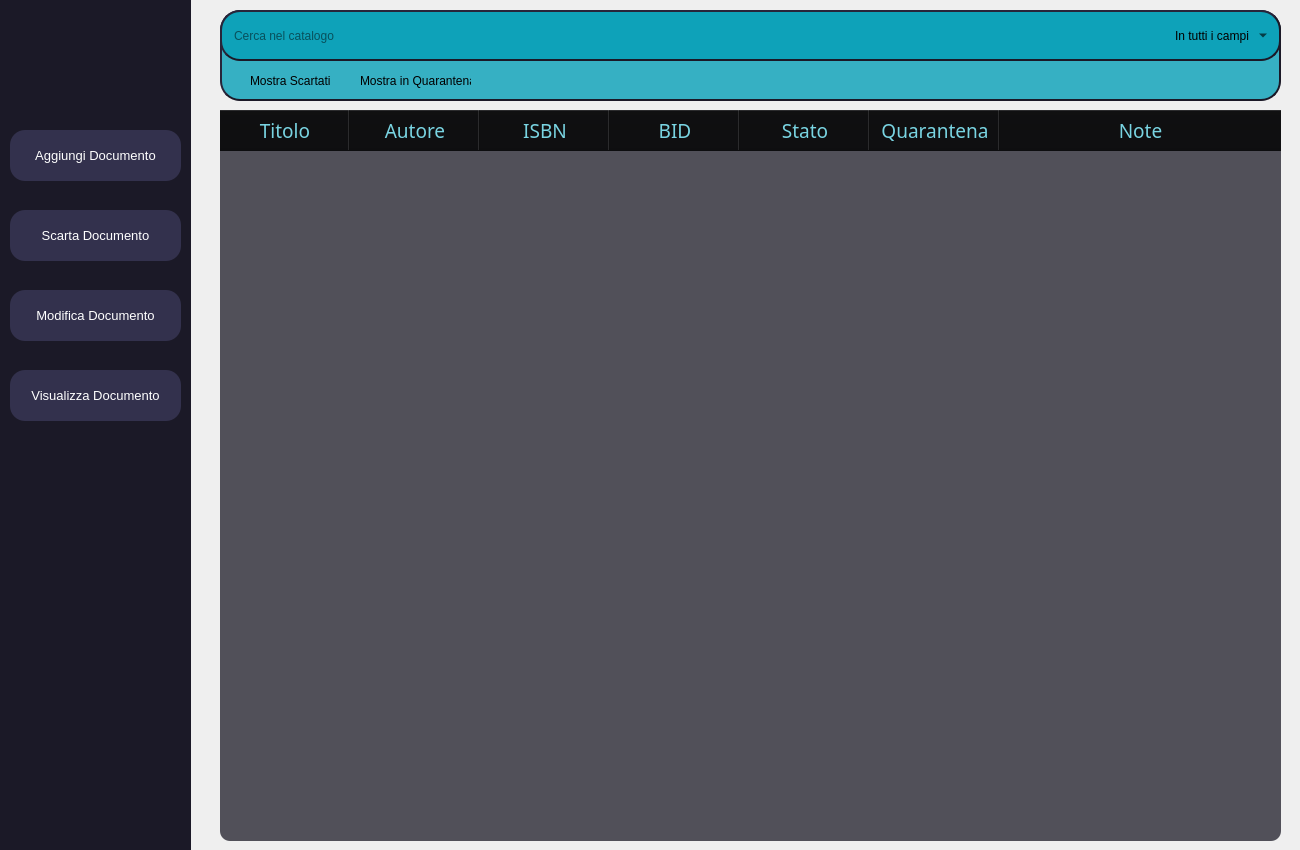
<?xml version="1.0" encoding="UTF-8"?>
<ui version="4.0">
 <class>Home</class>
 <widget class="QMainWindow" name="Home">
  <property name="geometry">
   <rect>
    <x>0</x>
    <y>0</y>
    <width>1300</width>
    <height>850</height>
   </rect>
  </property>
  <property name="minimumSize">
   <size>
    <width>760</width>
    <height>850</height>
   </size>
  </property>
  <property name="maximumSize">
   <size>
    <width>1300</width>
    <height>850</height>
   </size>
  </property>
  <property name="windowTitle">
   <string>Babelib</string>
  </property>
  <widget class="QWidget" name="centralwidget">
   <widget class="QFrame" name="menu_frame">
    <property name="geometry">
     <rect>
      <x>0</x>
      <y>0</y>
      <width>191</width>
      <height>851</height>
     </rect>
    </property>
    <property name="sizePolicy">
     <sizepolicy hsizetype="Maximum" vsizetype="Maximum">
      <horstretch>0</horstretch>
      <verstretch>0</verstretch>
     </sizepolicy>
    </property>
    <property name="styleSheet">
     <string notr="true">border:none;
background-color: rgb(27, 25, 39)
</string>
    </property>
    <property name="frameShape">
     <enum>QFrame::StyledPanel</enum>
    </property>
    <property name="frameShadow">
     <enum>QFrame::Raised</enum>
    </property>
    <widget class="QPushButton" name="modifyButton">
     <property name="geometry">
      <rect>
       <x>10</x>
       <y>290</y>
       <width>171</width>
       <height>51</height>
      </rect>
     </property>
     <property name="styleSheet">
      <string notr="true">background-color: rgb(51, 49, 77);
color:rgb(255, 255, 255);
font: 10pt;
border-radius:15px;
border: none
</string>
     </property>
     <property name="text">
      <string>Modifica Documento</string>
     </property>
     <property name="icon">
      <iconset>
       <normaloff>../img/modify book.png</normaloff>../img/modify book.png</iconset>
     </property>
     <property name="iconSize">
      <size>
       <width>40</width>
       <height>40</height>
      </size>
     </property>
    </widget>
    <widget class="QPushButton" name="discardButton">
     <property name="geometry">
      <rect>
       <x>10</x>
       <y>210</y>
       <width>171</width>
       <height>51</height>
      </rect>
     </property>
     <property name="styleSheet">
      <string notr="true">background-color: rgb(51, 49, 77);
color:rgb(255, 255, 255);
font: 10pt;
border-radius:15px;
border: none
</string>
     </property>
     <property name="text">
      <string>Scarta Documento</string>
     </property>
     <property name="icon">
      <iconset>
       <normaloff>../img/remove book.png</normaloff>../img/remove book.png</iconset>
     </property>
     <property name="iconSize">
      <size>
       <width>40</width>
       <height>40</height>
      </size>
     </property>
    </widget>
    <widget class="QPushButton" name="addButton">
     <property name="geometry">
      <rect>
       <x>10</x>
       <y>130</y>
       <width>171</width>
       <height>51</height>
      </rect>
     </property>
     <property name="styleSheet">
      <string notr="true">background-color: rgb(51, 49, 77);
color:rgb(255, 255, 255);
font: 10pt;
border-radius:15px;
border: none
</string>
     </property>
     <property name="text">
      <string>Aggiungi Documento</string>
     </property>
     <property name="icon">
      <iconset>
       <normaloff>../img/add book.png</normaloff>../img/add book.png</iconset>
     </property>
     <property name="iconSize">
      <size>
       <width>40</width>
       <height>40</height>
      </size>
     </property>
    </widget>
    <widget class="QPushButton" name="returnButton">
     <property name="geometry">
      <rect>
       <x>0</x>
       <y>730</y>
       <width>191</width>
       <height>121</height>
      </rect>
     </property>
     <property name="styleSheet">
      <string notr="true">background-color:transparent;</string>
     </property>
     <property name="text">
      <string/>
     </property>
     <property name="icon">
      <iconset>
       <normaloff>../img/go back.png</normaloff>../img/go back.png</iconset>
     </property>
     <property name="iconSize">
      <size>
       <width>40</width>
       <height>40</height>
      </size>
     </property>
    </widget>
    <widget class="QPushButton" name="showItemButton">
     <property name="geometry">
      <rect>
       <x>10</x>
       <y>370</y>
       <width>171</width>
       <height>51</height>
      </rect>
     </property>
     <property name="styleSheet">
      <string notr="true">background-color: rgb(51, 49, 77);
color:rgb(255, 255, 255);
font: 10pt;
border-radius:15px;
border: none
</string>
     </property>
     <property name="text">
      <string>Visualizza Documento</string>
     </property>
     <property name="icon">
      <iconset>
       <normaloff>../img/binocolous.png</normaloff>../img/binocolous.png</iconset>
     </property>
     <property name="iconSize">
      <size>
       <width>40</width>
       <height>40</height>
      </size>
     </property>
    </widget>
    <widget class="QLabel" name="catalogingImage">
     <property name="geometry">
      <rect>
       <x>50</x>
       <y>20</y>
       <width>80</width>
       <height>80</height>
      </rect>
     </property>
     <property name="text">
      <string/>
     </property>
     <property name="pixmap">
      <pixmap>../img/Icona Catalogazione.png</pixmap>
     </property>
     <property name="scaledContents">
      <bool>true</bool>
     </property>
    </widget>
   </widget>
   <widget class="QFrame" name="searchFrame">
    <property name="geometry">
     <rect>
      <x>220</x>
      <y>10</y>
      <width>1061</width>
      <height>91</height>
     </rect>
    </property>
    <property name="minimumSize">
     <size>
      <width>0</width>
      <height>1</height>
     </size>
    </property>
    <property name="styleSheet">
     <string notr="true">QWidget{
	border-radius: 20px;
	border-style: outset;
	border-width: 2px;
	border-color:rgb(27,25,39);
	background-color:rgba(3, 158, 182, 200)
}


</string>
    </property>
    <property name="frameShape">
     <enum>QFrame::StyledPanel</enum>
    </property>
    <property name="frameShadow">
     <enum>QFrame::Raised</enum>
    </property>
    <widget class="QLineEdit" name="searchField">
     <property name="geometry">
      <rect>
       <x>0</x>
       <y>0</y>
       <width>1061</width>
       <height>51</height>
      </rect>
     </property>
     <property name="styleSheet">
      <string notr="true">padding: 10px</string>
     </property>
     <property name="text">
      <string/>
     </property>
     <property name="frame">
      <bool>true</bool>
     </property>
     <property name="cursorPosition">
      <number>0</number>
     </property>
     <property name="dragEnabled">
      <bool>false</bool>
     </property>
     <property name="placeholderText">
      <string>Cerca nel catalogo</string>
     </property>
     <property name="clearButtonEnabled">
      <bool>false</bool>
     </property>
    </widget>
    <widget class="QComboBox" name="searchMode">
     <property name="geometry">
      <rect>
       <x>950</x>
       <y>0</y>
       <width>101</width>
       <height>51</height>
      </rect>
     </property>
     <property name="palette">
      <palette>
       <active>
        <colorrole role="Button">
         <brush brushstyle="SolidPattern">
          <color alpha="0">
           <red>0</red>
           <green>0</green>
           <blue>0</blue>
          </color>
         </brush>
        </colorrole>
        <colorrole role="Base">
         <brush brushstyle="SolidPattern">
          <color alpha="0">
           <red>0</red>
           <green>0</green>
           <blue>0</blue>
          </color>
         </brush>
        </colorrole>
        <colorrole role="Window">
         <brush brushstyle="SolidPattern">
          <color alpha="0">
           <red>0</red>
           <green>0</green>
           <blue>0</blue>
          </color>
         </brush>
        </colorrole>
       </active>
       <inactive>
        <colorrole role="Button">
         <brush brushstyle="SolidPattern">
          <color alpha="0">
           <red>0</red>
           <green>0</green>
           <blue>0</blue>
          </color>
         </brush>
        </colorrole>
        <colorrole role="Base">
         <brush brushstyle="SolidPattern">
          <color alpha="0">
           <red>0</red>
           <green>0</green>
           <blue>0</blue>
          </color>
         </brush>
        </colorrole>
        <colorrole role="Window">
         <brush brushstyle="SolidPattern">
          <color alpha="0">
           <red>0</red>
           <green>0</green>
           <blue>0</blue>
          </color>
         </brush>
        </colorrole>
       </inactive>
       <disabled>
        <colorrole role="Button">
         <brush brushstyle="SolidPattern">
          <color alpha="0">
           <red>0</red>
           <green>0</green>
           <blue>0</blue>
          </color>
         </brush>
        </colorrole>
        <colorrole role="Base">
         <brush brushstyle="SolidPattern">
          <color alpha="0">
           <red>0</red>
           <green>0</green>
           <blue>0</blue>
          </color>
         </brush>
        </colorrole>
        <colorrole role="Window">
         <brush brushstyle="SolidPattern">
          <color alpha="0">
           <red>0</red>
           <green>0</green>
           <blue>0</blue>
          </color>
         </brush>
        </colorrole>
       </disabled>
      </palette>
     </property>
     <property name="styleSheet">
      <string notr="true">QComboBox{
	background-color: transparent;
	border: none;
}

QAbstractView{
	background-color: rgb(3, 158, 182);
}

QWidget{
	border-radius: 0px;
}

</string>
     </property>
     <property name="currentIndex">
      <number>0</number>
     </property>
     <property name="maxVisibleItems">
      <number>7</number>
     </property>
     <property name="frame">
      <bool>true</bool>
     </property>
     <item>
      <property name="text">
       <string>In tutti i campi</string>
      </property>
     </item>
     <item>
      <property name="text">
       <string>Titolo</string>
      </property>
     </item>
     <item>
      <property name="text">
       <string>Autore</string>
      </property>
     </item>
     <item>
      <property name="text">
       <string>ISBN</string>
      </property>
     </item>
     <item>
      <property name="text">
       <string>BID</string>
      </property>
     </item>
     <item>
      <property name="text">
       <string>Numero Inventario</string>
      </property>
     </item>
     <item>
      <property name="text">
       <string>Note</string>
      </property>
     </item>
    </widget>
    <widget class="QCheckBox" name="discardedCheckBox">
     <property name="geometry">
      <rect>
       <x>10</x>
       <y>50</y>
       <width>101</width>
       <height>41</height>
      </rect>
     </property>
     <property name="styleSheet">
      <string notr="true">QWidget{

border: none;
background-color: transparent;
}</string>
     </property>
     <property name="text">
      <string>Mostra Scartati</string>
     </property>
    </widget>
    <widget class="QCheckBox" name="quarantineCheckBox">
     <property name="geometry">
      <rect>
       <x>120</x>
       <y>50</y>
       <width>131</width>
       <height>41</height>
      </rect>
     </property>
     <property name="styleSheet">
      <string notr="true">border: none;
background-color: transparent;</string>
     </property>
     <property name="text">
      <string>Mostra in Quarantena</string>
     </property>
    </widget>
   </widget>
   <widget class="QLabel" name="background">
    <property name="geometry">
     <rect>
      <x>-30</x>
      <y>-10</y>
      <width>1341</width>
      <height>891</height>
     </rect>
    </property>
    <property name="text">
     <string/>
    </property>
    <property name="pixmap">
     <pixmap>../img/background_blur.jpg</pixmap>
    </property>
    <property name="scaledContents">
     <bool>true</bool>
    </property>
   </widget>
   <widget class="QTableWidget" name="itemTable">
    <property name="enabled">
     <bool>true</bool>
    </property>
    <property name="geometry">
     <rect>
      <x>220</x>
      <y>110</y>
      <width>1061</width>
      <height>731</height>
     </rect>
    </property>
    <property name="sizePolicy">
     <sizepolicy hsizetype="Preferred" vsizetype="Preferred">
      <horstretch>40</horstretch>
      <verstretch>40</verstretch>
     </sizepolicy>
    </property>
    <property name="minimumSize">
     <size>
      <width>100</width>
      <height>200</height>
     </size>
    </property>
    <property name="sizeIncrement">
     <size>
      <width>0</width>
      <height>0</height>
     </size>
    </property>
    <property name="mouseTracking">
     <bool>false</bool>
    </property>
    <property name="tabletTracking">
     <bool>false</bool>
    </property>
    <property name="accessibleName">
     <string/>
    </property>
    <property name="autoFillBackground">
     <bool>false</bool>
    </property>
    <property name="styleSheet">
     <string notr="true">QWidget{
	font: 12pt;
	color: white;
	border-radius:10px;
	background-color: rgba(56, 54, 65, 220);
	alternate-background-color: rgba(11, 11, 13, 100);
	qproperty-alignment: 'AlignLeft';
}

QHeaderView::section{
	font: 14pt bold;
	color:rgb(121, 212, 226);
	background-color:  rgba(11, 11, 13, 50);
	border-width: 5px;

}

</string>
    </property>
    <property name="lineWidth">
     <number>1</number>
    </property>
    <property name="verticalScrollBarPolicy">
     <enum>Qt::ScrollBarAsNeeded</enum>
    </property>
    <property name="horizontalScrollBarPolicy">
     <enum>Qt::ScrollBarAlwaysOff</enum>
    </property>
    <property name="dragDropOverwriteMode">
     <bool>true</bool>
    </property>
    <property name="alternatingRowColors">
     <bool>true</bool>
    </property>
    <property name="showGrid">
     <bool>false</bool>
    </property>
    <property name="gridStyle">
     <enum>Qt::SolidLine</enum>
    </property>
    <property name="sortingEnabled">
     <bool>true</bool>
    </property>
    <property name="rowCount">
     <number>0</number>
    </property>
    <attribute name="horizontalHeaderVisible">
     <bool>true</bool>
    </attribute>
    <attribute name="horizontalHeaderCascadingSectionResizes">
     <bool>false</bool>
    </attribute>
    <attribute name="horizontalHeaderMinimumSectionSize">
     <number>50</number>
    </attribute>
    <attribute name="horizontalHeaderDefaultSectionSize">
     <number>130</number>
    </attribute>
    <attribute name="horizontalHeaderHighlightSections">
     <bool>false</bool>
    </attribute>
    <attribute name="horizontalHeaderShowSortIndicator" stdset="0">
     <bool>true</bool>
    </attribute>
    <attribute name="horizontalHeaderStretchLastSection">
     <bool>true</bool>
    </attribute>
    <attribute name="verticalHeaderVisible">
     <bool>false</bool>
    </attribute>
    <attribute name="verticalHeaderCascadingSectionResizes">
     <bool>false</bool>
    </attribute>
    <attribute name="verticalHeaderHighlightSections">
     <bool>true</bool>
    </attribute>
    <attribute name="verticalHeaderShowSortIndicator" stdset="0">
     <bool>false</bool>
    </attribute>
    <attribute name="verticalHeaderStretchLastSection">
     <bool>false</bool>
    </attribute>
    <column>
     <property name="text">
      <string>Titolo</string>
     </property>
     <property name="font">
      <font>
       <weight>75</weight>
       <bold>true</bold>
      </font>
     </property>
    </column>
    <column>
     <property name="text">
      <string>Autore</string>
     </property>
     <property name="font">
      <font>
       <weight>75</weight>
       <bold>true</bold>
      </font>
     </property>
    </column>
    <column>
     <property name="text">
      <string>ISBN</string>
     </property>
     <property name="font">
      <font>
       <weight>75</weight>
       <bold>true</bold>
      </font>
     </property>
    </column>
    <column>
     <property name="text">
      <string>BID</string>
     </property>
     <property name="font">
      <font>
       <weight>75</weight>
       <bold>true</bold>
      </font>
     </property>
    </column>
    <column>
     <property name="text">
      <string>Stato</string>
     </property>
     <property name="font">
      <font>
       <weight>75</weight>
       <bold>true</bold>
      </font>
     </property>
    </column>
    <column>
     <property name="text">
      <string>Quarantena</string>
     </property>
     <property name="font">
      <font>
       <weight>75</weight>
       <bold>true</bold>
      </font>
     </property>
    </column>
    <column>
     <property name="text">
      <string>Note</string>
     </property>
     <property name="font">
      <font>
       <weight>75</weight>
       <bold>true</bold>
      </font>
     </property>
    </column>
   </widget>
   <zorder>background</zorder>
   <zorder>menu_frame</zorder>
   <zorder>searchFrame</zorder>
   <zorder>itemTable</zorder>
  </widget>
  <action name="actionModifica">
   <property name="text">
    <string>Modifica</string>
   </property>
  </action>
 </widget>
 <resources>
  <include location="../style/icons.qrc"/>
 </resources>
 <connections/>
</ui>
